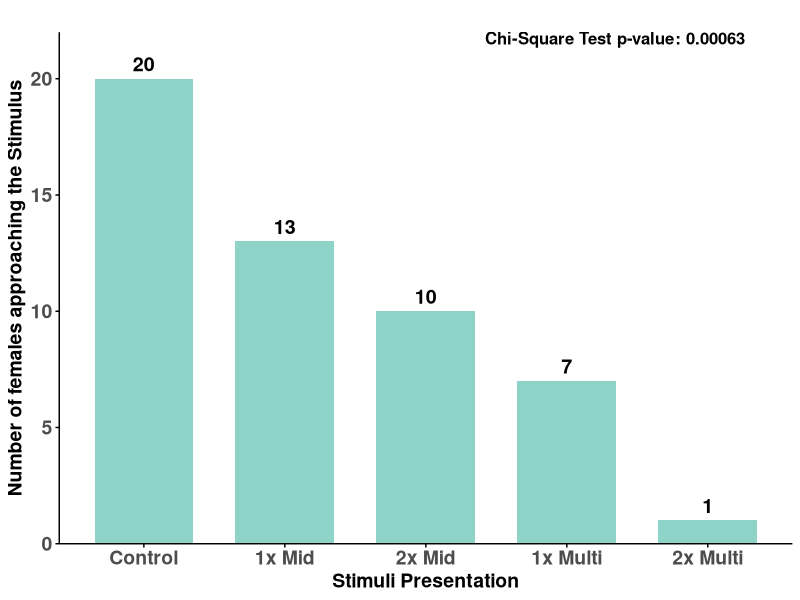

The R script that drew this image:
# Load the necessary packages
library(tidyverse)
library(ggplot2)
library(dplyr)
library(RColorBrewer)

# Create the data frame
data <- data.frame(
  Test = c("Control", 
           "1x Mid", 
           "2x Mid", 
           "1x Multi", 
           "2x Multi"),
  Response = c(20, 13, 10, 7, 1)
)

# Create a contingency table
contingency_table <- data %>%
  select(-Test) %>%
  as.matrix()

# Perform the Chi-Square Test for Independence
chi_square_test <- chisq.test(contingency_table)

# Print the results of the Chi-Square Test
print(chi_square_test)

# Melt the data into a long format for ggplot2
plot_data <- data %>%
  gather(key = "Response_Type", value = "Count", -Test) %>%
  filter(!is.na(Count))

# Ensure the order of Test levels is consistent
plot_data$Test <- factor(plot_data$Test, levels = c(
  "Control", 
  "1x Mid", 
  "2x Mid", 
  "1x Multi", 
  "2x Multi"
))

# Define a 6-color blind-friendly palette
color_palette <- brewer.pal(6, "Set3")


# Plotting
p <- ggplot(plot_data, aes(x = Test, y = Count, fill = Response_Type)) +
  geom_bar(stat = "identity", position = "dodge", width = 0.7) +
  scale_y_continuous(limits = c(0,22), expand = c(0, 0)) +
  geom_text(aes(label = Count), position = position_dodge(width = 0.7), vjust = -0.5, size = 5, fontface = "bold") +
  scale_fill_manual(
    values = color_palette[1:2],  # Use the first two colors from the palette
  ) + # Color-blind-friendly colors
  labs(
    x = "Stimuli Presentation",
    y = "Number of females approaching the Stimulus",
    subtitle = paste("Chi-Square Test p-value:", round(chi_square_test$p.value, 5))
  ) +
  theme_minimal() +
  theme(
    plot.title = element_text(hjust = 0.5, size = 16, face = "bold"),
    plot.subtitle = element_text(hjust = 0.9, vjust = -5, size = 12, face = "bold"),
    axis.title.x = element_text(size = 14, face = "bold"),
    axis.title.y = element_text(size = 14, face = "bold"),
    axis.text.x = element_text(size = 14, face = "bold"),
    axis.text.y = element_text(size = 14, face = "bold"),
    panel.grid.major = element_blank(), # Remove grid
    panel.grid.minor = element_blank(), # Remove grid
    axis.line.x = element_line(color = "black"), # Add x-axis line
    axis.line.y = element_line(color = "black"), # Add y-axis line
    axis.ticks = element_line(color = "black"),
    legend.position="none"
  )


# Display the plot
print(p)
